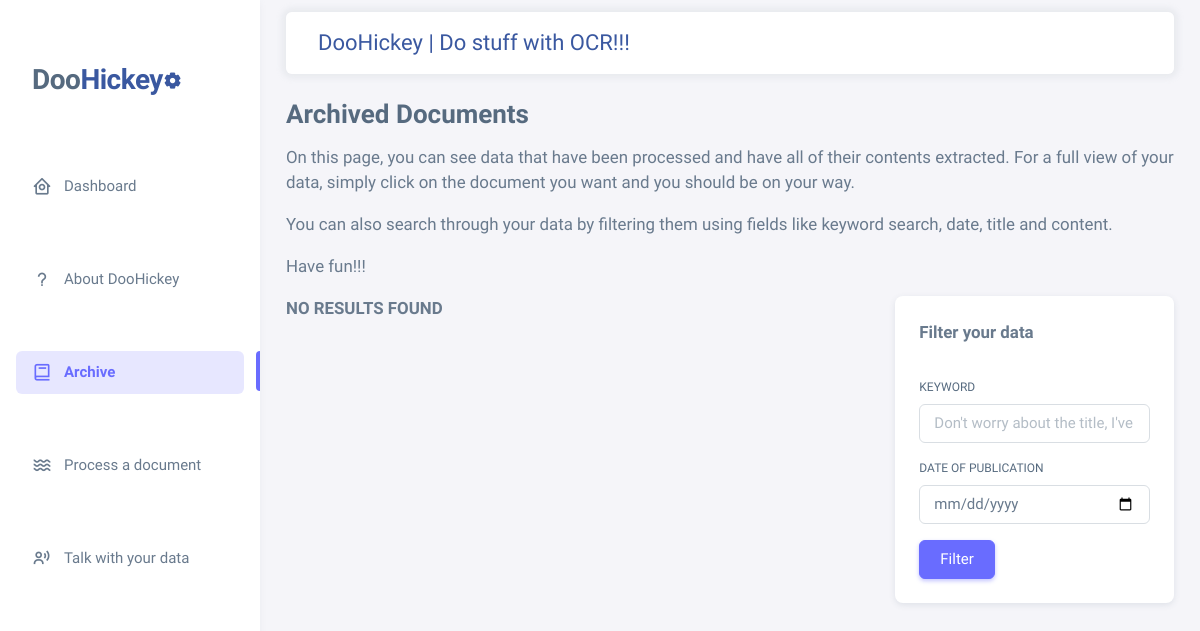
/archive, run on an earlier commit of the app's database.
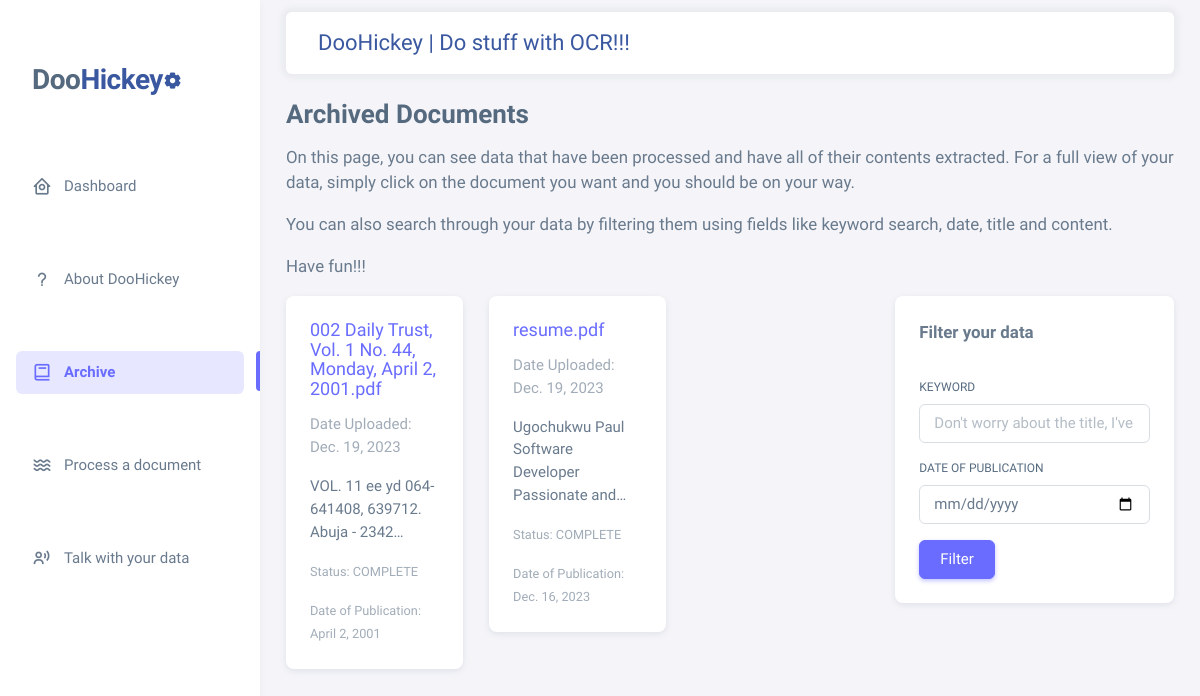
And on a later commit of the database.
### core/models.py (models this page shows, shortened)
class Document(models.Model):
    id = models.UUIDField(default=uuid.uuid4, unique=True, primary_key=True)
    title = models.CharField(max_length=200, unique=True)
    publication_date = models.DateField()
    date_uploaded = models.DateField(auto_now_add=True)
    extracted_text = models.TextField(null=True)
    document = models.FileField(upload_to="documents/newspapers")
    processing_status = models.CharField(max_length=200, choices=PROCESS_STATUS)

### core/views.py (the view)
# urls.py: path('archive', views.archive, name="archive"),
def archive(request):
    document_list = Document.objects.filter(processing_status="COMPLETE")
    keyword = request.GET.get('title')
    date_of_publication = request.GET.get('date')
    if keyword:
        document_list = document_list.filter(Q(title__icontains=keyword) | Q(extracted_text__icontains=keyword))
    if date_of_publication:
        document_list = document_list.filter(publication_date=date_of_publication)
    num_results = document_list.count()
    per_page = 10  # Change this to your desired number of items per page
    paginator = Paginator(document_list, per_page)
    page_number = request.GET.get('page')
    try:
        documents = paginator.page(page_number)
    except PageNotAnInteger:
        documents = paginator.page(1)
    except EmptyPage:
        documents = paginator.page(paginator.num_pages)
    context = {
        'title': 'Archive',
        'documents': documents,
        'num_results': num_results,
    }
    return render(request, 'archive.html', context)

### core/context_processors.py (called while the page is built)
def current_path(request):
    return {
        'current_path': request.path,
    }

### templates/archive.html (shortened to what this page needs)
{% extends "base.html" %}
{% load static %}
{% block content %}
<div class="container-xxl flex-grow-1 container-p-y">
  <div class="row">
    <div class="">
      <h3 class="fw-bold">Archived Documents</h3>
      <p class="lead">On this page, you can see data that have been processed and have all of their contents extracted. For a full view of your data, simply click on the document you want and you should be on your way.</p>
      <p class="lead">You can also search through your data by filtering them using fields like keyword search, date, title and content.</p>
      <p class="lead">Have fun!!!</p>
    </div>
    <div class="col-lg-8 mb-4 order-0">
      <div class="row">
        {% if num_results is not None %}
          {% if num_results > 0 %}
            {% for document in documents %}
              <div class="col-md-6 col-lg-4 mb-3">
                <div class="card">
                  <div class="card-body">
                    <h5 class="card-title"><a href="{% url 'document_detail' document.id %}">{{document.title}}</a></h5><p class="text-muted">Date Uploaded: {{document.date_uploaded}}</p>
                    <p class="card-text">
                      {{document.extracted_text|truncatechars:50|safe}}
                    </p>
                    <p class="card-text"><small class="text-muted">Status: {{document.processing_status}}</small></p>
                    <p class="card-text"><small class="text-muted">Date of Publication: {{document.publication_date}}</small></p>
                  </div>
                </div>
              </div>
            {% endfor %}
          {% else %}
          <p class="fw-bold lead">NO RESULTS FOUND</p>
          {% endif %}
        {% endif %}
      </div>
    </div>
    <div class="col-md-4">
      <form action="" method="get">
        <div class="">
          <div class="card mb-4">
            <div class="card-body">
              <div>
                <p class="lead fw-bold">Filter your data</p>
                <label for="defaultFormControlInput" class="form-label mt-3">Keyword</label>
                <input type="text" class="form-control" id="defaultFormControlInput" placeholder="Don't worry about the title, I've got this one" aria-describedby="defaultFormControlHelp" name="title">
                <label for="defaultFormControlInput" class="form-label mt-3">Date of Publication</label>
                <input type="date" class="form-control" id="defaultFormControlInput" placeholder="John Doe" aria-describedby="defaultFormControlHelp" name="date">
                <button class="btn btn-primary mt-3" type="submit">Filter</button>
              </div>
            </div>
          </div>
        </div>
      </form>
    </div>
  </div>
</div>
{% endblock content %}

### templates/base.html (shortened to what this page needs)
{% load static %}
<!DOCTYPE html>
<html
  lang="en"
  class="light-style layout-menu-fixed"
  dir="ltr"
  data-theme="theme-default"
  data-assets-path="resources/"
  data-template="vertical-menu-template-free"
>
  <head>
    <link rel="stylesheet" href="{% static 'resources/vendor/fonts/boxicons.css' %}" />
    <link rel="stylesheet" href="{% static 'resources/vendor/css/core.css' %}" class="template-customizer-core-css" />
    <link rel="stylesheet" href="{% static 'resources/vendor/css/theme-default.css' %}" class="template-customizer-theme-css" />
    <link rel="stylesheet" href="{% static 'resources/css/demo.css' %}" />
    <link rel="stylesheet" href="{% static 'resources/vendor/libs/perfect-scrollbar/perfect-scrollbar.css' %}" />
    <link rel="stylesheet" href="{% static 'resources/vendor/libs/apex-charts/apex-charts.css' %}" />
  </head>
  <body>
    <div class="layout-wrapper layout-content-navbar">
      <div class="layout-container">
        <aside id="layout-menu" class="layout-menu menu-vertical menu bg-menu-theme">
          <div class="app-brand demo mt-5">
            <a href="index.html" class="app-brand-link app-brand-text demo menu-text fw-bolder">
              <span class="">Doo</span><span class="" style="color: #3A58A0;">Hickey<i class="bx bxs-cog app-brand-text fw-bolder"></i></span>
            </a>
          </div>
          <ul class="menu-inner py-1 mt-5">
            <li class="menu-item {% if current_path == '/' %}active{% endif %}">
              <a href="{% url 'index' %}" class="menu-link mb-5">
                <i class="menu-icon tf-icons bx bx-home-circle"></i>
                <div data-i18n="Analytics">Dashboard</div>
              </a>
            </li>
            <li class="menu-item {% if current_path == '/about' %}active{% endif %}">
              <a href="{% url 'about' %}" class="menu-link mb-5">
                <i class="menu-icon tf-icons bx bx-question-mark"></i>
                <div data-i18n="Analytics">About <span>DooHickey</span></div>
              </a>
            </li>
            <li class="menu-item {% if current_path == '/archive' %}active{% endif %}">
              <a href="{% url 'archive' %}" class="menu-link mb-5">
                <i class="menu-icon tf-icons bx bx-book"></i>
                <div data-i18n="Analytics">Archive</div>
              </a>
            </li>
            <li class="menu-item {% if current_path == '/process-document' %}active{% endif %}">
              <a href="{% url 'process_document' %}" class="menu-link mb-5">
                <i class="menu-icon tf-icons bx bx-water"></i>
                <div data-i18n="Analytics">Process a document</div>
              </a>
            </li>
            <li class="menu-item {% if current_path == '/talk-with-your-data' %}active{% endif %}">
              <a href="{% url 'data-talk' %}" class="menu-link mb-5">
                <i class="menu-icon tf-icons bx bx-user-voice"></i>
                <div data-i18n="Analytics">Talk with your data</div>
              </a>
            </li>
          </ul>
        </aside>
        <div class="layout-page">
          <nav
            class="layout-navbar container-xxl navbar navbar-expand-xl navbar-detached align-items-center bg-navbar-theme"
            id="layout-navbar"
          >
            <div class="navbar-nav-right d-flex align-items-center" id="navbar-collapse">
              <div class="navbar-nav align-items-center p-2 mt-3">
                <h4><span style="color: #3A58A0;">DooHickey | Do stuff with OCR!!!</span></h4>
              </div>
            </div>
          </nav>
          <div class="content-wrapper">
            {% block content %}
            {% endblock content %}
          </div>
        </div>
      </div>
    </div>
  </body>
</html>

### static/resources/css/demo.css (style rules this page uses)
.menu .app-brand.demo { height: 64px; margin-top: 12px; }
.app-brand-text.demo { font-size: 1.75rem; letter-spacing: -0.5px; }

What changed in the data, as far as the page shows it:
added Document: title "002 Daily Trust, Vol. 1 No. 44, Monday, April 2, 2001.pdf", date_uploaded "Dec. 19, 2023", extracted_text "VOL. 11 ee yd 064-641408, 639712. Abuja - 2342…", processing_status "COMPLETE", publication_date "April 2, 2001"
added Document: title "resume.pdf", date_uploaded "Dec. 19, 2023", extracted_text "Ugochukwu Paul Software Developer Passionate and…", processing_status "COMPLETE", publication_date "Dec. 16, 2023"
Also different on the page:
text no longer shown: "NO RESULTS FOUND"
